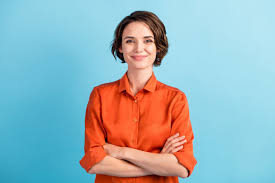
#> input picture opencv.jpeg, 275 x 183 px
$ python debug.py
#> lines starting #> are read from the running program, lines starting #| are printed output that depends on the picture; after the words box and inside, x2 and y2 are one past the last pixel; in counts of white or black regions, pixels touching at a corner belong together
# Import packages
import cv2
import numpy as np

# Read the image
img = cv2.imread("opencv.jpeg")
#> img is the input picture: shape (183, 275, 3); mean B, G, R 184.7, 177.9, 151.8

# Load the pre-trained Haar Cascade for face detection
face_cascade = cv2.CascadeClassifier(cv2.data.haarcascades + "haarcascade_frontalface_default.xml")

# Detect faces
faces = face_cascade.detectMultiScale(img, scaleFactor=1.05, minNeighbors=3)
#> faces = [[114, 22, 50, 50]]

for x, y, w, h in faces:
    img = cv2.rectangle(img, (x, y), (x + w, y + h), (0, 255, 0), 3)
    face = img[y:y + h, x:x + w]  # Extract the face region
    cv2.imshow('opencv.jpeg', face)
#> this loop made 1 pass
#> pass 1, `img = cv2.rectangle(img, (x, y), (x + w, y + h), (0, 255, 0), 3)`:
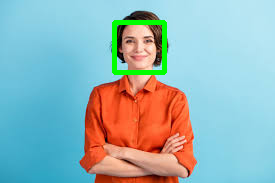
#> img: shape (183, 275, 3); 1.96% of pixels changed, all inside (x1, y1, x2, y2) = (112, 20, 167, 75)
#> pass 1, `face = img[y:y + h, x:x + w]`:
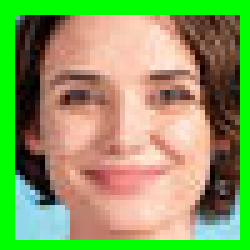
#> face: shape (50, 50, 3) (shown 5 times larger); mean B, G, R 97.8, 157.6, 140.4

cv2.imshow("Detected Faces", img)
cv2.waitKey(0)
